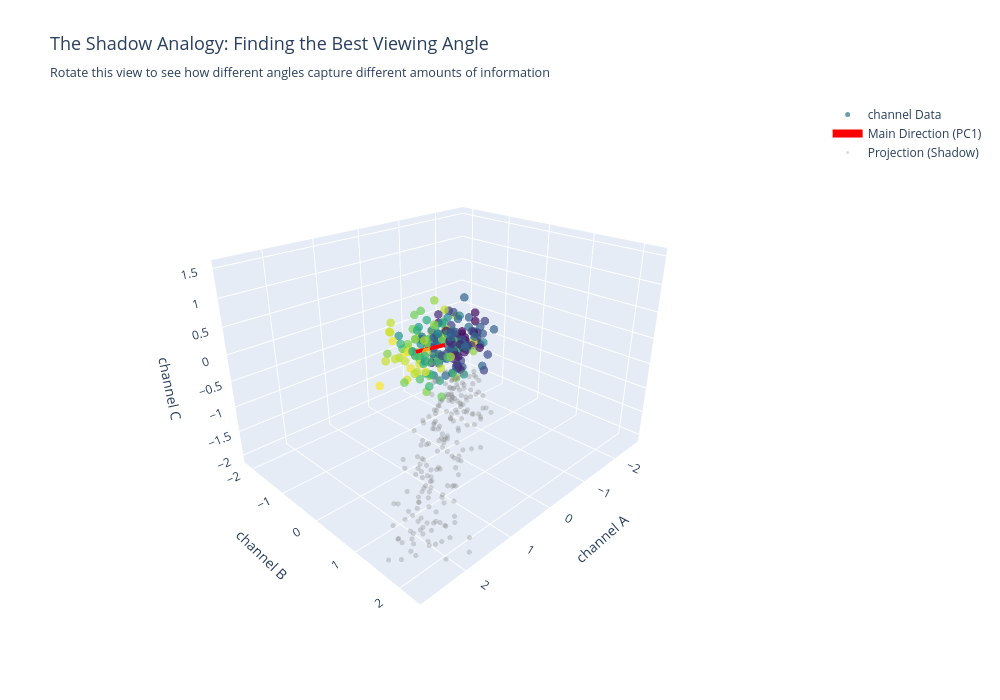

Notebook cell for this chart:
### Markdown cell above
---

## 2. The Concept: Finding the Best Viewing Angle

**A Simple Analogy:**

Imagine you're photographing a 3D sculpture. Different camera angles capture different amounts of detail:
- From one angle, you see just a flat silhouette
- From another, you see rich depth and detail

**PCA does the same thing with data:**
- Your channels create a "sculpture" in high-dimensional space
- PCA finds the "viewing angle" that shows you the most information
- Each principal component is like looking from a different direction

**Let's see this in action with a 3D example...**

### Code cell
def create_3d_shadow_demo():
    """Interactive 3D demonstration of the 'shadow' concept."""
    
    # Generate 3D data that has a clear principal direction
    np.random.seed(42)
    n_points = 200
    
    # Create elongated cluster (like a cigar shape)
    # Main axis of variation
    t = np.random.uniform(-3, 3, n_points)
    
    # Add some spread in perpendicular directions
    x = t * 0.8 + np.random.normal(0, 0.3, n_points)
    y = t * 0.6 + np.random.normal(0, 0.3, n_points)
    z = t * 0.4 + np.random.normal(0, 0.3, n_points)
    
    # Fit PCA to find principal directions
    data_3d = np.column_stack([x, y, z])
    pca = PCA(n_components=3)
    pca.fit(data_3d)
    
    # Get principal direction
    pc1_direction = pca.components_[0] * 3  # Scale for visibility
    
    # Create figure
    fig = go.Figure()
    
    # Add 3D scatter points
    fig.add_trace(
        go.Scatter3d(
            x=x, y=y, z=z,
            mode='markers',
            marker=dict(
                size=5,
                color=t,
                colorscale='Viridis',
                opacity=0.7
            ),
            name='channel Data'
        )
    )
    
    # Add principal direction arrow
    fig.add_trace(
        go.Scatter3d(
            x=[0, pc1_direction[0]],
            y=[0, pc1_direction[1]],
            z=[0, pc1_direction[2]],
            mode='lines',
            line=dict(color='red', width=8),
            name='Main Direction (PC1)'
        )
    )
    
    # Add projections onto the XY plane ("shadow")
    fig.add_trace(
        go.Scatter3d(
            x=x, y=y, z=np.full_like(z, z.min() - 0.5),
            mode='markers',
            marker=dict(
                size=3,
                color='gray',
                opacity=0.3
            ),
            name='Projection (Shadow)'
        )
    )
    
    # Update layout
    fig.update_layout(
        title=dict(
            text='The Shadow Analogy: Finding the Best Viewing Angle<br><sub>Rotate this view to see how different angles capture different amounts of information</sub>',
            font=dict(size=18)
        ),
        scene=dict(
            xaxis_title='channel A',
            yaxis_title='channel B',
            zaxis_title='channel C',
            camera=dict(
                eye=dict(x=1.5, y=1.5, z=1.0)
            )
        ),
        width=1000,
        height=700,
        showlegend=True
    )
    
    fig.show()
    
    # Explain the variance
    print("\nVariance explained by each direction:")
    print(f"  Main Direction (PC1): {pca.explained_variance_ratio_[0]*100:.1f}%")
    print(f"  Second Direction (PC2): {pca.explained_variance_ratio_[1]*100:.1f}%")
    print(f"  Third Direction (PC3): {pca.explained_variance_ratio_[2]*100:.1f}%")
    print("\nThe red arrow shows the direction that captures the most variation.")
    print("This is the 'best viewing angle' for understanding this data.")

create_3d_shadow_demo()

### Figure 1 — Plotly figure (JSON) as saved in the notebook; plotly's stock layout.template omitted (floating-point values rounded to 4 significant figures; data arrays with more than 128 entries replaced by an {"elided": "..."} marker saying what was removed)
{"data": [{"marker": {"color": {"elided": "200 float values"}, "colorscale": [[0.0, "#440154"], [0.1111, "#482878"], [0.2222, "#3e4989"], [0.3333, "#31688e"], [0.4444, "#26828e"], [0.5556, "#1f9e89"], [0.6667, "#35b779"], [0.7778, "#6ece58"], [0.8889, "#b5de2b"], [1.0, "#fde725"]], "opacity": 0.7, "size": 5}, "mode": "markers", "name": "channel Data", "type": "scatter3d", "x": {"elided": "200 float values"}, "y": {"elided": "200 float values"}, "z": {"elided": "200 float values"}}, {"line": {"color": "red", "width": 8}, "mode": "lines", "name": "Main Direction (PC1)", "type": "scatter3d", "x": [0, 2.208], "y": [0, 1.693], "z": [0, 1.123]}, {"marker": {"color": "gray", "opacity": 0.3, "size": 3}, "mode": "markers", "name": "Projection (Shadow)", "type": "scatter3d", "x": {"elided": "200 float values"}, "y": {"elided": "200 float values"}, "z": {"elided": "200 float values"}}], "layout": {"height": 700, "scene": {"camera": {"eye": {"x": 1.5, "y": 1.5, "z": 1.0}}, "xaxis": {"title": {"text": "channel A"}}, "yaxis": {"title": {"text": "channel B"}}, "zaxis": {"title": {"text": "channel C"}}}, "showlegend": true, "title": {"font": {"size": 18}, "text": "The Shadow Analogy: Finding the Best Viewing Angle<br><sub>Rotate this view to see how different angles capture different amounts of information</sub>"}, "width": 1000}}
